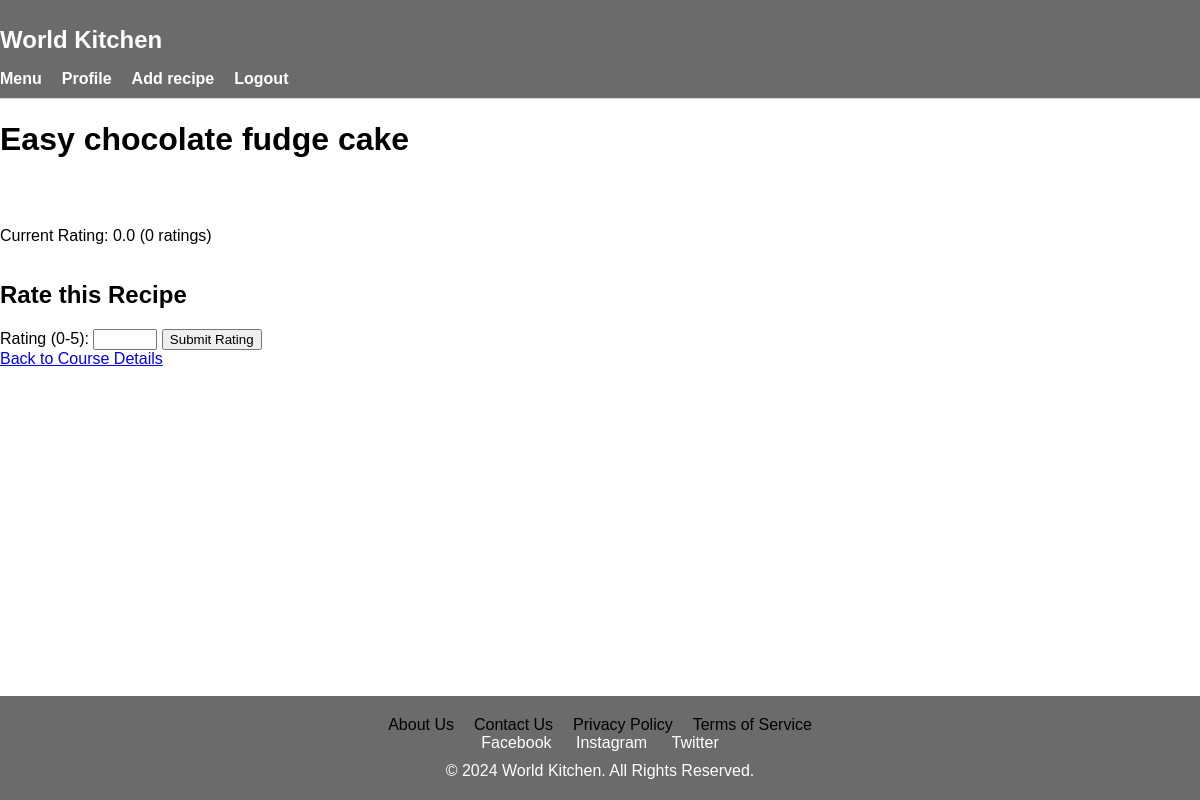
The app's page /rate/327/ (signed in) with its own data.
### recipes/models.py (models this page shows, shortened)
class Recipe(models.Model):
    title = models.CharField(max_length=100)
    ingredients = models.TextField()
    instructions = models.TextField()
    rate = models.FloatField(default=0)
    count = models.IntegerField(default=0)
    prep_time = models.IntegerField()
    creator = models.ForeignKey(RecipesUser, on_delete=models.CASCADE, null=True)
    image = models.ImageField(blank=True, upload_to='images', null=True)

### recipes/views.py (the view, shortened to what this page needs)
# urls.py: path('rate/<int:pk>/', views.rate, name='rate'),
def rate(request, pk):
    if request.user.is_authenticated:
        recipe = get_object_or_404(Recipe, pk=pk)
        return render(request, 'recipes/rate.html', {'recipe': recipe})
    else:
        return HttpResponseRedirect("/login/")

### recipes/templates/recipes/rate.html (shortened to what this page needs)
{% load static %}
<!DOCTYPE html>
<html lang="en">
<head>
    <link rel="stylesheet" href="{% static 'recipes/style.css' %}">
</head>
<body>
    <header>
        <div class="container">
            <h1 class="logo">World Kitchen</h1>
            <nav>
                <ul>
                    <li><a href="{% url 'recipe_list' %}">Menu</a></li>
                    <li><a href="{% url 'profile' %}">Profile</a></li>
                    <li><a href="{% url 'recipe_add' %}">Add recipe</a></li>
                    <li><a href="{% url 'logout' %}">Logout</a></li>
                </ul>
            </nav>
        </div>
    </header>
    <h1>{{ recipe.title }}</h1>
    <p>Current Rating: {{ recipe.rate }} ({{ recipe.count }} ratings)</p>
    <h2>Rate this Recipe</h2>
    <form method="post">
        <label for="rating">Rating (0-5):</label>
        <input type="number" id="rating" name="rating" step="0.1" min="0" max="5">
        <button type="submit">Submit Rating</button>
    </form>
    <a href="{% url 'recipe_detail' recipe.id %}">Back to Course Details</a>
    <footer>
        <div class="container">
            <nav>
                <ul>
                    <li><a href="#about">About Us</a></li>
                    <li><a href="#contact">Contact Us</a></li>
                    <li><a href="#privacy">Privacy Policy</a></li>
                    <li><a href="#terms">Terms of Service</a></li>
                </ul>
            </nav>
            <div class="social-media">
                <a href="https://facebook.com" target="_blank">Facebook</a>
                <a href="https://instagram.com" target="_blank">Instagram</a>
                <a href="https://twitter.com" target="_blank">Twitter</a>
            </div>
            <p>&copy; 2024 World Kitchen. All Rights Reserved.</p>
        </div>
    </footer>
</body>
</html>

### recipes/static/recipes/style.css (style rules this page uses)
body { margin: 0; font-family: Arial, sans-serif; }
header { background-color: #6b6b6b; padding: 10px 0; border-bottom: 1px solid #ddd; }
header .logo { font-size: 24px; color: rgb(255, 255, 255); font-weight: bold; }
header nav ul { list-style: none; padding: 0; margin: 0; display: flex; gap: 20px; }
header nav ul li { display: inline; }
header nav ul li a { text-decoration: none; color: #ffffff; font-weight: bold; }
html, body { height: 100%; margin: 0; }
body { display: flex; flex-direction: column; }
footer { background-color: #6b6b6b; color: #fff; text-align: center; padding: 20px 0; margin-top: auto; box-sizing: border-box; }
footer .container { max-width: 1200px; margin: 0 auto; padding: 0 20px; }
footer nav ul { list-style: none; padding: 0; margin: 0; display: flex; justify-content: center; gap: 20px; }
footer nav ul li { display: inline; }
footer nav ul li a { text-decoration: none; color: #000000; }
footer .social-media { margin: 0; }
footer .social-media a { text-decoration: none; color: #ffffff; margin: 0 10px; }
footer p { margin: 10px 0 0; }

### records on screen
Recipe: title "Easy chocolate fudge cake", rate "0.0", count "0"
